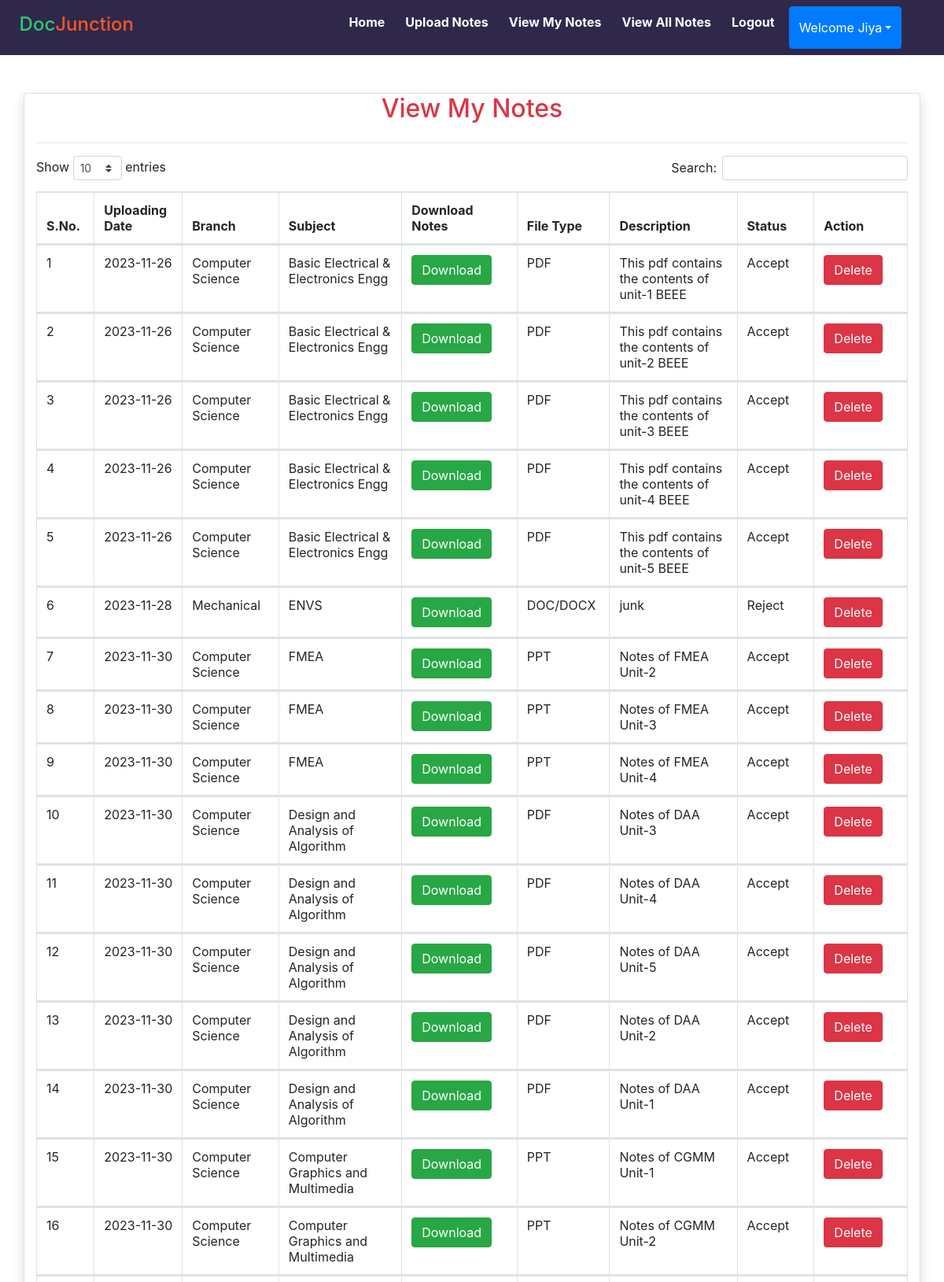
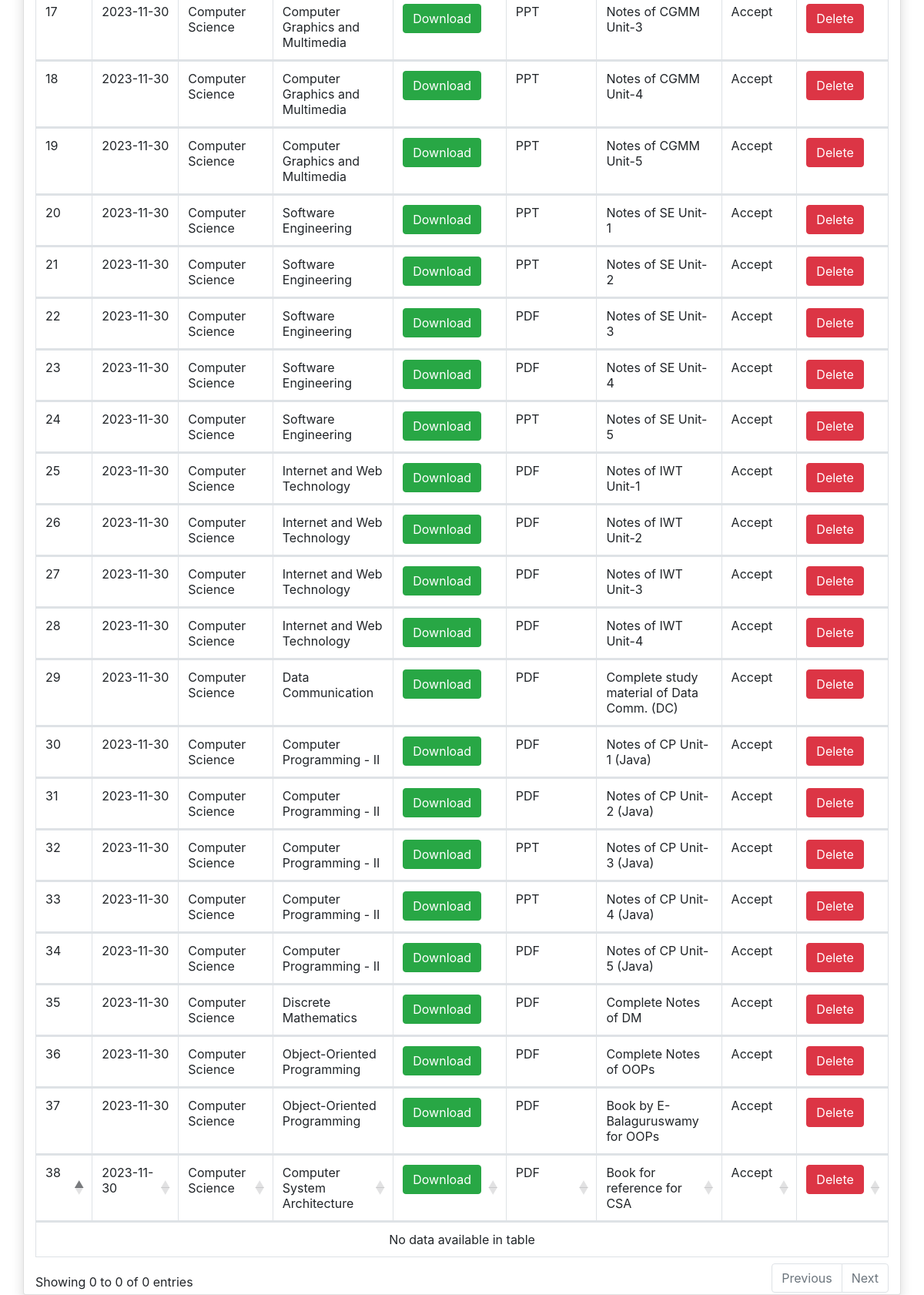
Page /view_mynotes (signed in) on the committed database (2 pictures, top to bottom).
### notes/models.py (models this page shows, shortened)
class Notes(models.Model):
    user = models.ForeignKey(User,on_delete=models.CASCADE)
    uploadingdate = models.CharField(max_length=30)
    branch = models.CharField(max_length=30)
    subject = models.CharField(max_length=30)
    notesfile = models.FileField(null=True)
    filetype = models.CharField(max_length=30, null=True)
    description = models.TextField(max_length=200, null=True)
    status = models.CharField(max_length=15)

### notes/views.py (the view)
# urls.py: path('view_mynotes', view_mynotes, name='view_mynotes'),
def view_mynotes(request):
    if not request.user.is_authenticated:
        return redirect('login')
    user = User.objects.get(id=request.user.id)
    notes = Notes.objects.filter(user = user)
    d = {'notes':notes}
    return render(request,'view_mynotes.html',d)

### notes/templates/view_mynotes.html (shortened to what this page needs)
{% extends 'usernavigation.html'%}
{% load static %}
{% block body %}
<link rel="stylesheet" href="https://cdnjs.cloudflare.com/ajax/libs/twitter-bootstrap/4.5.2/css/bootstrap.css">
<link rel="stylesheet" href="https://cdn.datatables.net/1.11.3/css/dataTables.bootstrap4.min.css">
<div class="container card shadow mt-5">
	<h2 class="text-center text-danger">View My Notes</h2>
	<hr>
	<table class="table table-bordered" id="example">
		<thead>
			<tr>
				<th>S.No.</th>
				<th>Uploading Date</th>
				<th>Branch</th>
				<th>Subject</th>
				<th>Download Notes</th>
				<th>File Type</th>
				<th>Description</th>
				<th>Status</th>
				<th>Action</th>
			</tr>
			{% for i in notes %}
			<tr>
				<td>{{forloop.counter}}</td>
				<td>{{i.uploadingdate}}</td>
				<td>{{i.branch}}</td>
				<td>{{i.subject}}</td>
				<td><a href="{{i.notesfile.url}}" class="btn btn-success" download> Download </a></td>
				<td>{{i.filetype}}</td>
				<td>{{i.description}}</td>
				<td>{{i.status}}</td>
				<td><a href="{% url 'delete_mynotes' i.id%}" class="btn btn-danger" onclick="return confirm('Do you really want to delete ?')"> Delete </a></td>
			</tr>
			{% endfor %}
		</thead>
	</table>
</div>
{% endblock %}

### notes/templates/usernavigation.html (shortened to what this page needs)
<html lang="en">
<head>
  {% load static %}
  <link rel="stylesheet" href="https://maxcdn.bootstrapcdn.com/bootstrap/4.3.1/css/bootstrap.min.css">
  <link rel="stylesheet" href="https://use.fontawesome.com/releases/v5.6.3/css/all.css"></head>
  <link rel="stylesheet" href="{% static 'css/mystyle.css' %}">
<body>
<nav class="navbar navbar-expand-sm justify-content-between" style="background-color:  #2F284B">
  <ul class="navbar-nav">
    <h4 style="padding: 1%; margin-right: 30%">
  <span style="color:  #2ECC71">Doc</span><span style="color:  #FF5722">Junction</span>
</h4>
    <li class="navbar-item"><a class="nav-link" href="{% url 'profile' %}">Home</a></li>
    <li class="navbar-item"><a class="nav-link" href="{% url 'upload_notes' %}">Upload Notes</a></li>
    <li class="navbar-item"><a class="nav-link" href="{% url 'view_mynotes' %}">View My Notes</a></li>
    <li class="navbar-item"><a class="nav-link" href="{% url 'view_all_notes' %}">View All Notes</a></li>
    <li class="navbar-item"><a class="nav-link" href="{% url 'logout' %}">Logout</a></li>
  <div class="btn-group">
      <button type="button" class="btn btn-primary dropdown-toggle" data-toggle="dropdown">Welcome {{request.user.first_name}}</button>
  </div>
  </ul>
</nav>
</body>
</html>
{% block body %}
{% endblock %}

### notes/static/css/mystyle.css (style rules this page uses)
.nav-link { color: black; }
.navbar-nav { white-space: nowrap; }
.navbar-item { display: inline-block; margin-right: 10px; }
.nav-link { padding: 8px 12px; color: white; font-weight: bold; border-radius: 10px; }

### rows in the picture
Notes: uploadingdate "2023-11-26", branch "Computer Science", subject "Basic Electrical & Electronics Engg", filetype "PDF", description "This pdf contains the contents of unit-1 BEEE", status "Accept"
Notes: uploadingdate "2023-11-26", branch "Computer Science", subject "Basic Electrical & Electronics Engg", filetype "PDF", description "This pdf contains the contents of unit-2 BEEE", status "Accept"
Notes: uploadingdate "2023-11-26", branch "Computer Science", subject "Basic Electrical & Electronics Engg", filetype "PDF", description "This pdf contains the contents of unit-3 BEEE", status "Accept"
Notes: uploadingdate "2023-11-26", branch "Computer Science", subject "Basic Electrical & Electronics Engg", filetype "PDF", description "This pdf contains the contents of unit-4 BEEE", status "Accept"
Notes: uploadingdate "2023-11-26", branch "Computer Science", subject "Basic Electrical & Electronics Engg", filetype "PDF", description "This pdf contains the contents of unit-5 BEEE", status "Accept"
Notes: uploadingdate "2023-11-28", branch "Mechanical", subject "ENVS", filetype "DOC/DOCX", description "junk", status "Reject"
Notes: uploadingdate "2023-11-30", branch "Computer Science", subject "FMEA", filetype "PPT", description "Notes of FMEA Unit-2", status "Accept"
Notes: uploadingdate "2023-11-30", branch "Computer Science", subject "FMEA", filetype "PPT", description "Notes of FMEA Unit-3", status "Accept"
Notes: uploadingdate "2023-11-30", branch "Computer Science", subject "FMEA", filetype "PPT", description "Notes of FMEA Unit-4", status "Accept"
Notes: uploadingdate "2023-11-30", branch "Computer Science", subject "Design and Analysis of Algorithm", filetype "PDF", description "Notes of DAA Unit-3", status "Accept"
Notes: uploadingdate "2023-11-30", branch "Computer Science", subject "Design and Analysis of Algorithm", filetype "PDF", description "Notes of DAA Unit-4", status "Accept"
Notes: uploadingdate "2023-11-30", branch "Computer Science", subject "Design and Analysis of Algorithm", filetype "PDF", description "Notes of DAA Unit-5", status "Accept"
Notes: uploadingdate "2023-11-30", branch "Computer Science", subject "Design and Analysis of Algorithm", filetype "PDF", description "Notes of DAA Unit-2", status "Accept"
Notes: uploadingdate "2023-11-30", branch "Computer Science", subject "Design and Analysis of Algorithm", filetype "PDF", description "Notes of DAA Unit-1", status "Accept"
Notes: uploadingdate "2023-11-30", branch "Computer Science", subject "Computer Graphics and Multimedia", filetype "PPT", description "Notes of CGMM Unit-1", status "Accept"
Notes: uploadingdate "2023-11-30", branch "Computer Science", subject "Computer Graphics and Multimedia", filetype "PPT", description "Notes of CGMM Unit-2", status "Accept"
Notes: uploadingdate "2023-11-30", branch "Computer Science", subject "Computer Graphics and Multimedia", filetype "PPT", description "Notes of CGMM Unit-3", status "Accept"
Notes: uploadingdate "2023-11-30", branch "Computer Science", subject "Computer Graphics and Multimedia", filetype "PPT", description "Notes of CGMM Unit-4", status "Accept"
Notes: uploadingdate "2023-11-30", branch "Computer Science", subject "Computer Graphics and Multimedia", filetype "PPT", description "Notes of CGMM Unit-5", status "Accept"
Notes: uploadingdate "2023-11-30", branch "Computer Science", subject "Software Engineering", filetype "PPT", description "Notes of SE Unit-1", status "Accept"
Notes: uploadingdate "2023-11-30", branch "Computer Science", subject "Software Engineering", filetype "PPT", description "Notes of SE Unit-2", status "Accept"
Notes: uploadingdate "2023-11-30", branch "Computer Science", subject "Software Engineering", filetype "PDF", description "Notes of SE Unit-3", status "Accept"
Notes: uploadingdate "2023-11-30", branch "Computer Science", subject "Software Engineering", filetype "PDF", description "Notes of SE Unit-4", status "Accept"
Notes: uploadingdate "2023-11-30", branch "Computer Science", subject "Software Engineering", filetype "PPT", description "Notes of SE Unit-5", status "Accept"
Notes: uploadingdate "2023-11-30", branch "Computer Science", subject "Internet and Web Technology", filetype "PDF", description "Notes of IWT Unit-1", status "Accept"
Notes: uploadingdate "2023-11-30", branch "Computer Science", subject "Internet and Web Technology", filetype "PDF", description "Notes of IWT Unit-2", status "Accept"
Notes: uploadingdate "2023-11-30", branch "Computer Science", subject "Internet and Web Technology", filetype "PDF", description "Notes of IWT Unit-3", status "Accept"
Notes: uploadingdate "2023-11-30", branch "Computer Science", subject "Internet and Web Technology", filetype "PDF", description "Notes of IWT Unit-4", status "Accept"
Notes: uploadingdate "2023-11-30", branch "Computer Science", subject "Data Communication", filetype "PDF", description "Complete study material of Data Comm. (DC)", status "Accept"
Notes: uploadingdate "2023-11-30", branch "Computer Science", subject "Computer Programming - II", filetype "PDF", description "Notes of CP Unit-1 (Java)", status "Accept"
Notes: uploadingdate "2023-11-30", branch "Computer Science", subject "Computer Programming - II", filetype "PDF", description "Notes of CP Unit-2 (Java)", status "Accept"
Notes: uploadingdate "2023-11-30", branch "Computer Science", subject "Computer Programming - II", filetype "PPT", description "Notes of CP Unit-3 (Java)", status "Accept"
Notes: uploadingdate "2023-11-30", branch "Computer Science", subject "Computer Programming - II", filetype "PPT", description "Notes of CP Unit-4 (Java)", status "Accept"
Notes: uploadingdate "2023-11-30", branch "Computer Science", subject "Computer Programming - II", filetype "PDF", description "Notes of CP Unit-5 (Java)", status "Accept"
Notes: uploadingdate "2023-11-30", branch "Computer Science", subject "Discrete Mathematics", filetype "PDF", description "Complete Notes of DM", status "Accept"
Notes: uploadingdate "2023-11-30", branch "Computer Science", subject "Object-Oriented Programming", filetype "PDF", description "Complete Notes of OOPs", status "Accept"
Notes: uploadingdate "2023-11-30", branch "Computer Science", subject "Object-Oriented Programming", filetype "PDF", description "Book by E-Balaguruswamy for OOPs", status "Accept"
Notes: uploadingdate "2023-11-30", branch "Computer Science", subject "Computer System Architecture", filetype "PDF", description "Book for reference for CSA", status "Accept"

### other values in the picture
{{ request.user.first_name }} "Jiya"
